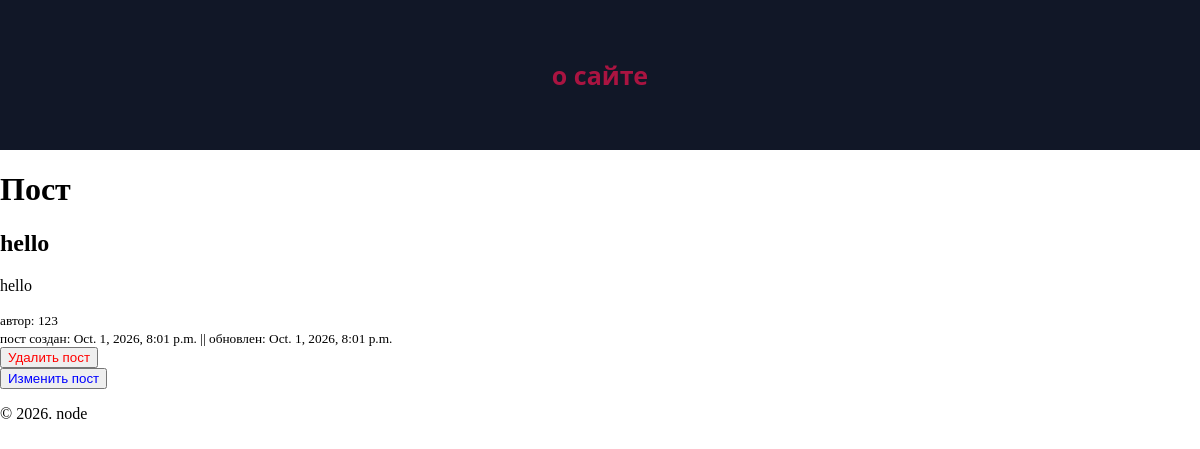
The page /posts/27/ on the database its author committed.
### posts/models.py (models this page shows, shortened)
class Post(models.Model):
    title = models.CharField(
        verbose_name='Заголовок',
        max_length=128,
      )
    text = models.TextField(
        verbose_name='Текст поста',
        max_length=512,
      )
    created = models.DateTimeField(
        verbose_name='Время создания',
        auto_now_add= True,
    )
    updated = models.DateTimeField(
        verbose_name='Время изменения',
        auto_now= True,
    )
    author = models.ForeignKey(
        to=User,
        verbose_name='Автор',
        on_delete= models.CASCADE,
        related_name='posts'
    )
    class Meta:
        db_table = 'posts'

### users/models.py (models this page shows)
class User(AbstractUser):
    first_name = None
    last_login = None
    last_name = None
    REQUIRED_FIELDS = []
    class Meta:
        db_table = 'users'
    def __str__(self):
        return self.username

### posts/views.py (the view)
# urls.py: path('posts/<int:post_id>/',read_post , name='read-post'),
def read_post(request, post_id):
    post = get_object_or_404(Post, pk = post_id)
    return render(request, 'posts/read.html',  {'post': post})

### posts/templates/posts/read.html (shortened to what this page needs)
{% extends 'base.html' %}
{% block content%}
    <h1>Пост</h1>
    <article>
            <h2>
                {{post.title}}
            </h2>
            <p>
                {{post.text}}
            </p>
            <small>
               автор: {{post.author}}
            </small>
            <br>
            <small>
                пост создан: {{post.created}} || обновлен: {{post.updated}}
            </small>
            <form method="get" action="{% url 'delete-post' post_id=post.pk %}">
                <button type="submit" style="color: red;">Удалить пост</button>
            </form>
            <form method="get" action="{% url 'update-post' post_id=post.pk %}">
                <button type="submit" style="color: blue;">Изменить пост</button>
            </form>
        </article>
{% endblock %}

### templates/base.html (style rules this page uses)
:root { --backgrount_color:#111727; --color:#aa1441; --color_hover:#10271d; --card_background:#ffffff; }
body { margin: 0; padding: 0; }

### rows shown on the page
Post: title "hello", text "hello", author "123", created "Oct. 1, 2026, 8:01 p.m.", updated "Oct. 1, 2026, 8:01 p.m."
